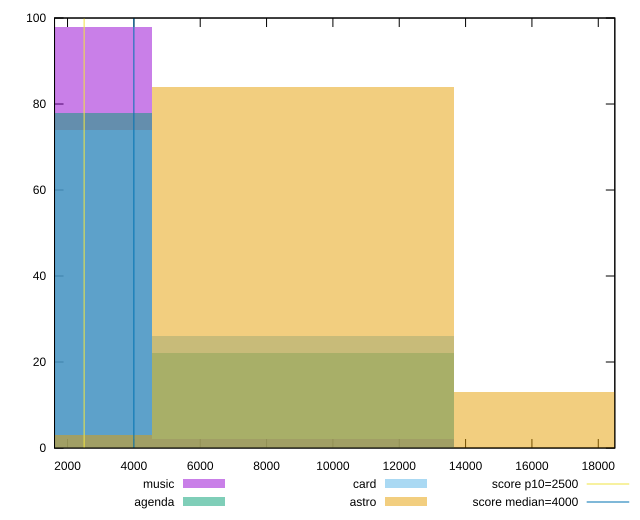

The script that saved this image:
reset

$music <<EOF
0 98
9107.608714167349 2
EOF

$agenda <<EOF
0 78
9107.608714167349 22
EOF

$card <<EOF
9107.608714167349 26
0 74
EOF

$astro <<EOF
0 3
9107.608714167349 84
18215.217428334698 13
EOF

set key outside below
set boxwidth 9107.608714167349
set xrange [1608.092:18499.047499999993]
set yrange [0:100]
set trange [0:100]
set style fill transparent solid 0.5 noborder

set parametric
set terminal svg size 640, 520 enhanced background rgb 'white'
set output "reports/report_00028_2021-02-24T12-49-42.674Z/largest-contentful-paint/comparison/histogram/all_raw.svg"

plot $music title "music" with boxes, \
     $agenda title "agenda" with boxes, \
     $card title "card" with boxes, \
     $astro title "astro" with boxes, \
     2500,t title "score p10=2500", \
     4000,t title "score median=4000"

reset
